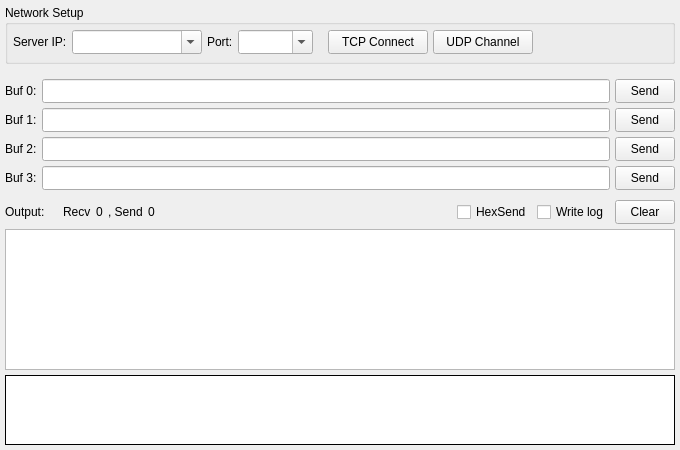
<?xml version="1.0" encoding="UTF-8"?>
<ui version="4.0">
 <class>ClientForm</class>
 <widget class="QWidget" name="ClientForm">
  <property name="geometry">
   <rect>
    <x>0</x>
    <y>0</y>
    <width>680</width>
    <height>450</height>
   </rect>
  </property>
  <property name="minimumSize">
   <size>
    <width>0</width>
    <height>0</height>
   </size>
  </property>
  <property name="windowTitle">
   <string>Client</string>
  </property>
  <property name="locale">
   <locale language="C" country="AnyCountry"/>
  </property>
  <layout class="QVBoxLayout" name="vlayout1">
   <property name="spacing">
    <number>5</number>
   </property>
   <property name="leftMargin">
    <number>5</number>
   </property>
   <property name="topMargin">
    <number>5</number>
   </property>
   <property name="rightMargin">
    <number>5</number>
   </property>
   <property name="bottomMargin">
    <number>5</number>
   </property>
   <item>
    <widget class="QGroupBox" name="box1">
     <property name="sizePolicy">
      <sizepolicy hsizetype="Expanding" vsizetype="Fixed">
       <horstretch>0</horstretch>
       <verstretch>0</verstretch>
      </sizepolicy>
     </property>
     <property name="minimumSize">
      <size>
       <width>0</width>
       <height>59</height>
      </size>
     </property>
     <property name="maximumSize">
      <size>
       <width>16777215</width>
       <height>59</height>
      </size>
     </property>
     <property name="title">
      <string>Network Setup</string>
     </property>
     <layout class="QHBoxLayout" name="layout3">
      <property name="spacing">
       <number>5</number>
      </property>
      <property name="leftMargin">
       <number>5</number>
      </property>
      <property name="topMargin">
       <number>0</number>
      </property>
      <property name="rightMargin">
       <number>5</number>
      </property>
      <property name="bottomMargin">
       <number>2</number>
      </property>
      <item>
       <widget class="QLabel" name="lab1">
        <property name="sizePolicy">
         <sizepolicy hsizetype="Preferred" vsizetype="Fixed">
          <horstretch>0</horstretch>
          <verstretch>0</verstretch>
         </sizepolicy>
        </property>
        <property name="minimumSize">
         <size>
          <width>0</width>
          <height>24</height>
         </size>
        </property>
        <property name="maximumSize">
         <size>
          <width>16777215</width>
          <height>24</height>
         </size>
        </property>
        <property name="contextMenuPolicy">
         <enum>Qt::NoContextMenu</enum>
        </property>
        <property name="text">
         <string>Server IP:</string>
        </property>
        <property name="textFormat">
         <enum>Qt::PlainText</enum>
        </property>
        <property name="scaledContents">
         <bool>false</bool>
        </property>
       </widget>
      </item>
      <item>
       <widget class="QComboBox" name="cmbAddr">
        <property name="sizePolicy">
         <sizepolicy hsizetype="Fixed" vsizetype="Fixed">
          <horstretch>0</horstretch>
          <verstretch>0</verstretch>
         </sizepolicy>
        </property>
        <property name="minimumSize">
         <size>
          <width>130</width>
          <height>24</height>
         </size>
        </property>
        <property name="maximumSize">
         <size>
          <width>130</width>
          <height>24</height>
         </size>
        </property>
        <property name="editable">
         <bool>true</bool>
        </property>
        <property name="insertPolicy">
         <enum>QComboBox::NoInsert</enum>
        </property>
       </widget>
      </item>
      <item>
       <widget class="QLabel" name="lab2">
        <property name="sizePolicy">
         <sizepolicy hsizetype="Preferred" vsizetype="Fixed">
          <horstretch>0</horstretch>
          <verstretch>0</verstretch>
         </sizepolicy>
        </property>
        <property name="minimumSize">
         <size>
          <width>0</width>
          <height>24</height>
         </size>
        </property>
        <property name="maximumSize">
         <size>
          <width>16777215</width>
          <height>24</height>
         </size>
        </property>
        <property name="text">
         <string>Port:</string>
        </property>
       </widget>
      </item>
      <item>
       <widget class="QComboBox" name="cmbPort">
        <property name="sizePolicy">
         <sizepolicy hsizetype="Fixed" vsizetype="Fixed">
          <horstretch>0</horstretch>
          <verstretch>0</verstretch>
         </sizepolicy>
        </property>
        <property name="minimumSize">
         <size>
          <width>75</width>
          <height>24</height>
         </size>
        </property>
        <property name="maximumSize">
         <size>
          <width>75</width>
          <height>24</height>
         </size>
        </property>
        <property name="editable">
         <bool>true</bool>
        </property>
        <property name="insertPolicy">
         <enum>QComboBox::InsertAtTop</enum>
        </property>
       </widget>
      </item>
      <item>
       <spacer name="spc1">
        <property name="orientation">
         <enum>Qt::Horizontal</enum>
        </property>
        <property name="sizeType">
         <enum>QSizePolicy::Fixed</enum>
        </property>
        <property name="sizeHint" stdset="0">
         <size>
          <width>10</width>
          <height>0</height>
         </size>
        </property>
       </spacer>
      </item>
      <item>
       <widget class="QToolButton" name="btnTcp">
        <property name="sizePolicy">
         <sizepolicy hsizetype="Fixed" vsizetype="Fixed">
          <horstretch>0</horstretch>
          <verstretch>0</verstretch>
         </sizepolicy>
        </property>
        <property name="minimumSize">
         <size>
          <width>100</width>
          <height>24</height>
         </size>
        </property>
        <property name="maximumSize">
         <size>
          <width>100</width>
          <height>24</height>
         </size>
        </property>
        <property name="statusTip">
         <string/>
        </property>
        <property name="text">
         <string>TCP Connect</string>
        </property>
        <property name="checkable">
         <bool>true</bool>
        </property>
       </widget>
      </item>
      <item>
       <widget class="QToolButton" name="btnUdp">
        <property name="sizePolicy">
         <sizepolicy hsizetype="Fixed" vsizetype="Fixed">
          <horstretch>0</horstretch>
          <verstretch>0</verstretch>
         </sizepolicy>
        </property>
        <property name="minimumSize">
         <size>
          <width>100</width>
          <height>24</height>
         </size>
        </property>
        <property name="maximumSize">
         <size>
          <width>100</width>
          <height>24</height>
         </size>
        </property>
        <property name="statusTip">
         <string/>
        </property>
        <property name="text">
         <string>UDP Channel</string>
        </property>
        <property name="checkable">
         <bool>true</bool>
        </property>
       </widget>
      </item>
      <item>
       <spacer name="spc2">
        <property name="orientation">
         <enum>Qt::Horizontal</enum>
        </property>
        <property name="sizeHint" stdset="0">
         <size>
          <width>0</width>
          <height>0</height>
         </size>
        </property>
       </spacer>
      </item>
     </layout>
    </widget>
   </item>
   <item>
    <layout class="QGridLayout" name="layout1">
     <property name="topMargin">
      <number>10</number>
     </property>
     <property name="spacing">
      <number>5</number>
     </property>
     <item row="0" column="0">
      <widget class="QLabel" name="lab3">
       <property name="text">
        <string>Buf 0:</string>
       </property>
      </widget>
     </item>
     <item row="0" column="2">
      <widget class="QToolButton" name="btnSend0">
       <property name="minimumSize">
        <size>
         <width>60</width>
         <height>24</height>
        </size>
       </property>
       <property name="maximumSize">
        <size>
         <width>60</width>
         <height>24</height>
        </size>
       </property>
       <property name="text">
        <string>Send</string>
       </property>
      </widget>
     </item>
     <item row="1" column="0">
      <widget class="QLabel" name="lab4">
       <property name="text">
        <string>Buf 1:</string>
       </property>
      </widget>
     </item>
     <item row="1" column="2">
      <widget class="QToolButton" name="btnSend1">
       <property name="minimumSize">
        <size>
         <width>60</width>
         <height>24</height>
        </size>
       </property>
       <property name="maximumSize">
        <size>
         <width>60</width>
         <height>24</height>
        </size>
       </property>
       <property name="text">
        <string>Send</string>
       </property>
      </widget>
     </item>
     <item row="2" column="0">
      <widget class="QLabel" name="lab5">
       <property name="text">
        <string>Buf 2:</string>
       </property>
      </widget>
     </item>
     <item row="2" column="1">
      <widget class="QLineEdit" name="edtBuf2">
       <property name="minimumSize">
        <size>
         <width>0</width>
         <height>24</height>
        </size>
       </property>
       <property name="maximumSize">
        <size>
         <width>16777215</width>
         <height>24</height>
        </size>
       </property>
      </widget>
     </item>
     <item row="2" column="2">
      <widget class="QToolButton" name="btnSend2">
       <property name="minimumSize">
        <size>
         <width>60</width>
         <height>24</height>
        </size>
       </property>
       <property name="maximumSize">
        <size>
         <width>60</width>
         <height>24</height>
        </size>
       </property>
       <property name="text">
        <string>Send</string>
       </property>
      </widget>
     </item>
     <item row="3" column="0">
      <widget class="QLabel" name="lab6">
       <property name="text">
        <string>Buf 3:</string>
       </property>
      </widget>
     </item>
     <item row="3" column="1">
      <widget class="QLineEdit" name="edtBuf3">
       <property name="minimumSize">
        <size>
         <width>0</width>
         <height>24</height>
        </size>
       </property>
       <property name="maximumSize">
        <size>
         <width>16777215</width>
         <height>24</height>
        </size>
       </property>
      </widget>
     </item>
     <item row="3" column="2">
      <widget class="QToolButton" name="btnSend3">
       <property name="minimumSize">
        <size>
         <width>60</width>
         <height>24</height>
        </size>
       </property>
       <property name="maximumSize">
        <size>
         <width>60</width>
         <height>24</height>
        </size>
       </property>
       <property name="text">
        <string>Send</string>
       </property>
      </widget>
     </item>
     <item row="0" column="1">
      <widget class="QLineEdit" name="edtBuf0">
       <property name="minimumSize">
        <size>
         <width>0</width>
         <height>24</height>
        </size>
       </property>
       <property name="maximumSize">
        <size>
         <width>16777215</width>
         <height>24</height>
        </size>
       </property>
      </widget>
     </item>
     <item row="1" column="1">
      <widget class="QLineEdit" name="edtBuf1">
       <property name="minimumSize">
        <size>
         <width>0</width>
         <height>24</height>
        </size>
       </property>
       <property name="maximumSize">
        <size>
         <width>16777215</width>
         <height>24</height>
        </size>
       </property>
      </widget>
     </item>
    </layout>
   </item>
   <item>
    <layout class="QHBoxLayout" name="layout2">
     <property name="spacing">
      <number>5</number>
     </property>
     <property name="leftMargin">
      <number>0</number>
     </property>
     <property name="topMargin">
      <number>5</number>
     </property>
     <property name="rightMargin">
      <number>0</number>
     </property>
     <property name="bottomMargin">
      <number>0</number>
     </property>
     <item>
      <widget class="QLabel" name="lab7">
       <property name="text">
        <string>Output:    </string>
       </property>
      </widget>
     </item>
     <item>
      <widget class="QLabel" name="lab8">
       <property name="text">
        <string>Recv</string>
       </property>
      </widget>
     </item>
     <item>
      <widget class="QLabel" name="labRecv">
       <property name="sizePolicy">
        <sizepolicy hsizetype="Preferred" vsizetype="Preferred">
         <horstretch>0</horstretch>
         <verstretch>0</verstretch>
        </sizepolicy>
       </property>
       <property name="toolTip">
        <string notr="true"/>
       </property>
       <property name="text">
        <string notr="true">0</string>
       </property>
      </widget>
     </item>
     <item>
      <widget class="QLabel" name="lab9">
       <property name="text">
        <string>, Send</string>
       </property>
      </widget>
     </item>
     <item>
      <widget class="QLabel" name="labSend">
       <property name="toolTip">
        <string notr="true"/>
       </property>
       <property name="text">
        <string notr="true">0</string>
       </property>
      </widget>
     </item>
     <item>
      <spacer name="spc3">
       <property name="orientation">
        <enum>Qt::Horizontal</enum>
       </property>
       <property name="sizeHint" stdset="0">
        <size>
         <width>0</width>
         <height>0</height>
        </size>
       </property>
      </spacer>
     </item>
     <item>
      <widget class="QCheckBox" name="hexCB">
       <property name="text">
        <string>HexSend</string>
       </property>
      </widget>
     </item>
     <item>
      <widget class="QCheckBox" name="chkLog">
       <property name="text">
        <string>Write log</string>
       </property>
      </widget>
     </item>
     <item>
      <widget class="QToolButton" name="btnClear">
       <property name="minimumSize">
        <size>
         <width>60</width>
         <height>24</height>
        </size>
       </property>
       <property name="maximumSize">
        <size>
         <width>60</width>
         <height>24</height>
        </size>
       </property>
       <property name="text">
        <string>Clear</string>
       </property>
      </widget>
     </item>
    </layout>
   </item>
   <item>
    <widget class="QTreeWidget" name="treeOutput">
     <property name="horizontalScrollBarPolicy">
      <enum>Qt::ScrollBarAlwaysOff</enum>
     </property>
     <property name="editTriggers">
      <set>QAbstractItemView::NoEditTriggers</set>
     </property>
     <property name="showDropIndicator" stdset="0">
      <bool>false</bool>
     </property>
     <property name="alternatingRowColors">
      <bool>false</bool>
     </property>
     <property name="selectionMode">
      <enum>QAbstractItemView::SingleSelection</enum>
     </property>
     <property name="selectionBehavior">
      <enum>QAbstractItemView::SelectRows</enum>
     </property>
     <property name="wordWrap">
      <bool>true</bool>
     </property>
     <attribute name="headerVisible">
      <bool>false</bool>
     </attribute>
     <attribute name="headerStretchLastSection">
      <bool>true</bool>
     </attribute>
     <column>
      <property name="text">
       <string notr="true">1</string>
      </property>
     </column>
    </widget>
   </item>
   <item>
    <widget class="QPlainTextEdit" name="txtOutput">
     <property name="sizePolicy">
      <sizepolicy hsizetype="Expanding" vsizetype="Fixed">
       <horstretch>0</horstretch>
       <verstretch>0</verstretch>
      </sizepolicy>
     </property>
     <property name="minimumSize">
      <size>
       <width>0</width>
       <height>70</height>
      </size>
     </property>
     <property name="maximumSize">
      <size>
       <width>16777215</width>
       <height>70</height>
      </size>
     </property>
     <property name="acceptDrops">
      <bool>false</bool>
     </property>
     <property name="frameShape">
      <enum>QFrame::Box</enum>
     </property>
     <property name="frameShadow">
      <enum>QFrame::Plain</enum>
     </property>
     <property name="horizontalScrollBarPolicy">
      <enum>Qt::ScrollBarAlwaysOff</enum>
     </property>
     <property name="tabChangesFocus">
      <bool>true</bool>
     </property>
     <property name="undoRedoEnabled">
      <bool>false</bool>
     </property>
     <property name="readOnly">
      <bool>true</bool>
     </property>
     <property name="textInteractionFlags">
      <set>Qt::TextSelectableByKeyboard|Qt::TextSelectableByMouse</set>
     </property>
    </widget>
   </item>
  </layout>
 </widget>
 <tabstops>
  <tabstop>cmbAddr</tabstop>
  <tabstop>cmbPort</tabstop>
  <tabstop>btnTcp</tabstop>
  <tabstop>btnUdp</tabstop>
  <tabstop>edtBuf0</tabstop>
  <tabstop>btnSend0</tabstop>
  <tabstop>edtBuf1</tabstop>
  <tabstop>btnSend1</tabstop>
  <tabstop>edtBuf2</tabstop>
  <tabstop>btnSend2</tabstop>
  <tabstop>edtBuf3</tabstop>
  <tabstop>btnSend3</tabstop>
  <tabstop>chkLog</tabstop>
  <tabstop>btnClear</tabstop>
  <tabstop>treeOutput</tabstop>
 </tabstops>
 <resources/>
 <connections/>
</ui>
